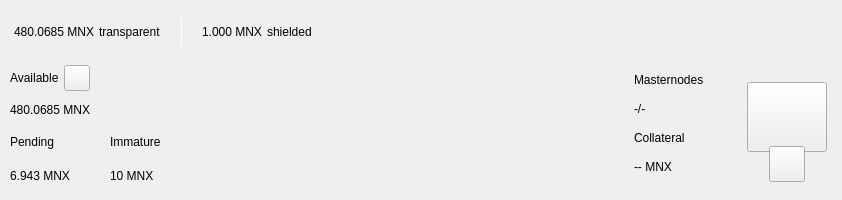
<?xml version="1.0" encoding="UTF-8"?>
<ui version="4.0">
 <class>TopBar</class>
 <widget class="QWidget" name="TopBar">
  <property name="geometry">
   <rect>
    <x>0</x>
    <y>0</y>
    <width>821</width>
    <height>200</height>
   </rect>
  </property>
  <property name="minimumSize">
   <size>
    <width>0</width>
    <height>200</height>
   </size>
  </property>
  <property name="maximumSize">
   <size>
    <width>16777215</width>
    <height>200</height>
   </size>
  </property>
  <property name="windowTitle">
   <string>Form</string>
  </property>
  <layout class="QVBoxLayout" name="verticalLayout_10" stretch="0">
   <property name="spacing">
    <number>0</number>
   </property>
   <property name="leftMargin">
    <number>0</number>
   </property>
   <property name="topMargin">
    <number>0</number>
   </property>
   <property name="rightMargin">
    <number>0</number>
   </property>
   <property name="bottomMargin">
    <number>0</number>
   </property>
   <item>
    <widget class="PFBorderImage" name="containerTop">
     <layout class="QVBoxLayout" name="verticalLayout_11">
      <property name="spacing">
       <number>0</number>
      </property>
      <property name="leftMargin">
       <number>0</number>
      </property>
      <property name="topMargin">
       <number>0</number>
      </property>
      <property name="rightMargin">
       <number>0</number>
      </property>
      <property name="bottomMargin">
       <number>0</number>
      </property>
      <item>
       <widget class="QWidget" name="top_container_2" native="true">
        <property name="minimumSize">
         <size>
          <width>0</width>
          <height>65</height>
         </size>
        </property>
        <layout class="QHBoxLayout" name="top_container">
         <property name="spacing">
          <number>0</number>
         </property>
         <property name="leftMargin">
          <number>14</number>
         </property>
         <property name="topMargin">
          <number>0</number>
         </property>
         <property name="rightMargin">
          <number>14</number>
         </property>
         <property name="bottomMargin">
          <number>0</number>
         </property>
         <item alignment="Qt::AlignVCenter">
          <widget class="QWidget" name="widgetTopAmount" native="true">
           <property name="sizePolicy">
            <sizepolicy hsizetype="Preferred" vsizetype="Maximum">
             <horstretch>0</horstretch>
             <verstretch>0</verstretch>
            </sizepolicy>
           </property>
           <layout class="QHBoxLayout" name="horizontalLayout_5">
            <property name="spacing">
             <number>5</number>
            </property>
            <property name="leftMargin">
             <number>0</number>
            </property>
            <property name="topMargin">
             <number>0</number>
            </property>
            <property name="rightMargin">
             <number>0</number>
            </property>
            <property name="bottomMargin">
             <number>0</number>
            </property>
            <item alignment="Qt::AlignTop">
             <widget class="QLabel" name="labelAmountTopMnx">
              <property name="minimumSize">
               <size>
                <width>0</width>
                <height>36</height>
               </size>
              </property>
              <property name="styleSheet">
               <string notr="true">padding:0px;margin:0px;</string>
              </property>
              <property name="text">
               <string notr="true">480.0685 MNX</string>
              </property>
             </widget>
            </item>
            <item>
             <widget class="QLabel" name="labelTrans">
              <property name="text">
               <string>transparent</string>
              </property>
             </widget>
            </item>
            <item>
             <spacer name="horizontalSpacer_11">
              <property name="orientation">
               <enum>Qt::Horizontal</enum>
              </property>
              <property name="sizeType">
               <enum>QSizePolicy::Fixed</enum>
              </property>
              <property name="sizeHint" stdset="0">
               <size>
                <width>15</width>
                <height>20</height>
               </size>
              </property>
             </spacer>
            </item>
            <item alignment="Qt::AlignVCenter">
             <widget class="QLabel" name="typeSpacerTop">
              <property name="minimumSize">
               <size>
                <width>1</width>
                <height>30</height>
               </size>
              </property>
              <property name="maximumSize">
               <size>
                <width>1</width>
                <height>30</height>
               </size>
              </property>
              <property name="styleSheet">
               <string notr="true">background-color:white; padding:0px; border:none;</string>
              </property>
              <property name="text">
               <string/>
              </property>
             </widget>
            </item>
            <item>
             <spacer name="horizontalSpacer_12">
              <property name="orientation">
               <enum>Qt::Horizontal</enum>
              </property>
              <property name="sizeType">
               <enum>QSizePolicy::Fixed</enum>
              </property>
              <property name="sizeHint" stdset="0">
               <size>
                <width>15</width>
                <height>20</height>
               </size>
              </property>
             </spacer>
            </item>
            <item alignment="Qt::AlignTop">
             <widget class="QLabel" name="labelAmountTopShieldedMnx">
              <property name="minimumSize">
               <size>
                <width>0</width>
                <height>36</height>
               </size>
              </property>
              <property name="text">
               <string notr="true">1.000 MNX</string>
              </property>
             </widget>
            </item>
            <item>
             <widget class="QLabel" name="labelShield">
              <property name="text">
               <string>shielded</string>
              </property>
             </widget>
            </item>
           </layout>
          </widget>
         </item>
         <item>
          <spacer name="horizontalSpacer">
           <property name="orientation">
            <enum>Qt::Horizontal</enum>
           </property>
           <property name="sizeHint" stdset="0">
            <size>
             <width>40</width>
             <height>20</height>
            </size>
           </property>
          </spacer>
         </item>
         <item>
          <layout class="QHBoxLayout" name="horizontalLayout_4">
           <property name="spacing">
            <number>12</number>
           </property>
           <property name="rightMargin">
            <number>0</number>
           </property>
           <item alignment="Qt::AlignRight">
            <widget class="QWidget" name="layoutSync" native="true">
             <property name="minimumSize">
              <size>
               <width>0</width>
               <height>36</height>
              </size>
             </property>
             <property name="maximumSize">
              <size>
               <width>16777215</width>
               <height>36</height>
              </size>
             </property>
             <layout class="QVBoxLayout" name="verticalLayout_9">
              <property name="leftMargin">
               <number>0</number>
              </property>
              <property name="topMargin">
               <number>0</number>
              </property>
              <property name="rightMargin">
               <number>0</number>
              </property>
              <property name="bottomMargin">
               <number>0</number>
              </property>
              <item>
               <widget class="ExpandableButton" name="pushButtonSync" native="true">
                <property name="minimumSize">
                 <size>
                  <width>36</width>
                  <height>36</height>
                 </size>
                </property>
                <property name="maximumSize">
                 <size>
                  <width>16777215</width>
                  <height>36</height>
                 </size>
                </property>
               </widget>
              </item>
             </layout>
            </widget>
           </item>
           <item>
            <widget class="ExpandableButton" name="pushButtonHDUpgrade" native="true">
             <property name="minimumSize">
              <size>
               <width>36</width>
               <height>36</height>
              </size>
             </property>
            </widget>
           </item>
           <item>
            <widget class="ExpandableButton" name="pushButtonStack" native="true">
             <property name="minimumSize">
              <size>
               <width>36</width>
               <height>36</height>
              </size>
             </property>
            </widget>
           </item>
           <item>
            <widget class="ExpandableButton" name="pushButtonColdStaking" native="true">
             <property name="minimumSize">
              <size>
               <width>36</width>
               <height>36</height>
              </size>
             </property>
             <property name="maximumSize">
              <size>
               <width>16777215</width>
               <height>36</height>
              </size>
             </property>
            </widget>
           </item>
		    <item>
            <widget class="ExpandableButton" name="pushButtonMasternodes" native="true">
             <property name="minimumSize">
              <size>
               <width>36</width>
               <height>36</height>
              </size>
             </property>
             <property name="maximumSize">
              <size>
               <width>16777215</width>
               <height>36</height>
              </size>
             </property>
            </widget>
           </item>
			<item>
            <widget class="ExpandableButton" name="pushButtonConf" native="true">
             <property name="minimumSize">
              <size>
               <width>36</width>
               <height>36</height>
              </size>
             </property>
             <property name="maximumSize">
              <size>
               <width>16777215</width>
               <height>36</height>
              </size>
             </property>
            </widget>
           </item>
           <item>
            <widget class="ExpandableButton" name="pushButtonConnection" native="true">
             <property name="minimumSize">
              <size>
               <width>36</width>
               <height>36</height>
              </size>
             </property>
            </widget>
           </item>
           <item>
            <widget class="ExpandableButton" name="pushButtonTor" native="true">
             <property name="minimumSize">
              <size>
               <width>36</width>
               <height>36</height>
              </size>
             </property>
            </widget>
           </item>
           <item>
            <widget class="ExpandableButton" name="pushButtonLock" native="true">
             <property name="sizePolicy">
              <sizepolicy hsizetype="Expanding" vsizetype="Expanding">
               <horstretch>0</horstretch>
               <verstretch>0</verstretch>
              </sizepolicy>
             </property>
             <property name="minimumSize">
              <size>
               <width>36</width>
               <height>0</height>
              </size>
             </property>
            </widget>
           </item>
           <item>
            <widget class="ExpandableButton" name="pushButtonTheme" native="true">
             <property name="minimumSize">
              <size>
               <width>36</width>
               <height>36</height>
              </size>
             </property>
             <property name="maximumSize">
              <size>
               <width>16777215</width>
               <height>36</height>
              </size>
             </property>
            </widget>
           </item>
           <item>
            <widget class="ExpandableButton" name="pushButtonFAQ" native="true">
             <property name="minimumSize">
              <size>
               <width>36</width>
               <height>36</height>
              </size>
             </property>
            </widget>
           </item>
          </layout>
         </item>
        </layout>
       </widget>
      </item>
      <item>
       <widget class="QWidget" name="bottom_container" native="true">
        <property name="minimumSize">
         <size>
          <width>0</width>
          <height>135</height>
         </size>
        </property>
        <layout class="QHBoxLayout" name="botton_container">
         <property name="leftMargin">
          <number>10</number>
         </property>
         <property name="topMargin">
          <number>0</number>
         </property>
         <property name="rightMargin">
          <number>10</number>
         </property>
         <property name="bottomMargin">
          <number>10</number>
         </property>
         <item>
          <layout class="QVBoxLayout" name="verticalLayout_7">
           <property name="spacing">
            <number>0</number>
           </property>
           <property name="leftMargin">
            <number>0</number>
           </property>
           <property name="rightMargin">
            <number>30</number>
           </property>
           <item>
            <layout class="QVBoxLayout" name="verticalLayout_2">
             <item>
              <layout class="QHBoxLayout" name="horizontalLayoutContainerAvailable">
               <property name="spacing">
                <number>5</number>
               </property>
               <item>
                <widget class="QLabel" name="labelTitle1">
                 <property name="text">
                  <string>Available</string>
                 </property>
                </widget>
               </item>
               <item>
                <widget class="QPushButton" name="pushButtonBalanceInfo">
                 <property name="minimumSize">
                  <size>
                   <width>26</width>
                   <height>26</height>
                  </size>
                 </property>
                 <property name="maximumSize">
                  <size>
                   <width>26</width>
                   <height>26</height>
                  </size>
                 </property>
                 <property name="mouseTracking">
                  <bool>true</bool>
                 </property>
                 <property name="focusPolicy">
                  <enum>Qt::NoFocus</enum>
                 </property>
                 <property name="text">
                  <string notr="true"/>
                 </property>
                 <property name="iconSize">
                  <size>
                   <width>24</width>
                   <height>24</height>
                  </size>
                 </property>
                 <property name="shortcut">
                  <string notr="true"/>
                 </property>
                </widget>
               </item>
               <item>
                <spacer name="horizontalSpacer_4">
                 <property name="orientation">
                  <enum>Qt::Horizontal</enum>
                 </property>
                 <property name="sizeType">
                  <enum>QSizePolicy::MinimumExpanding</enum>
                 </property>
                 <property name="sizeHint" stdset="0">
                  <size>
                   <width>20</width>
                   <height>20</height>
                  </size>
                 </property>
                </spacer>
               </item>
              </layout>
             </item>
             <item>
              <widget class="QLabel" name="labelAmountMnx">
               <property name="text">
                <string notr="true">480.0685 MNX</string>
               </property>
              </widget>
             </item>
            </layout>
           </item>
           <item>
            <widget class="QWidget" name="container_imm_pend" native="true">
             <layout class="QHBoxLayout" name="horizontalLayout_2">
              <property name="spacing">
               <number>0</number>
              </property>
              <property name="leftMargin">
               <number>0</number>
              </property>
              <property name="topMargin">
               <number>0</number>
              </property>
              <property name="rightMargin">
               <number>0</number>
              </property>
              <property name="bottomMargin">
               <number>0</number>
              </property>
              <item alignment="Qt::AlignLeft">
               <widget class="QWidget" name="container_pending" native="true">
                <property name="sizePolicy">
                 <sizepolicy hsizetype="Minimum" vsizetype="Preferred">
                  <horstretch>0</horstretch>
                  <verstretch>0</verstretch>
                 </sizepolicy>
                </property>
                <layout class="QVBoxLayout" name="verticalLayout_3">
                 <property name="leftMargin">
                  <number>0</number>
                 </property>
                 <property name="topMargin">
                  <number>0</number>
                 </property>
                 <property name="rightMargin">
                  <number>0</number>
                 </property>
                 <property name="bottomMargin">
                  <number>0</number>
                 </property>
                 <item>
                  <widget class="QLabel" name="labelTitle3">
                   <property name="text">
                    <string>Pending</string>
                   </property>
                  </widget>
                 </item>
                 <item>
                  <widget class="QLabel" name="labelPendingMnx">
                   <property name="text">
                    <string notr="true">6.943 MNX</string>
                   </property>
                  </widget>
                 </item>
                </layout>
               </widget>
              </item>
              <item>
               <spacer name="horizontalSpacer_3">
                <property name="orientation">
                 <enum>Qt::Horizontal</enum>
                </property>
                <property name="sizeType">
                 <enum>QSizePolicy::Fixed</enum>
                </property>
                <property name="sizeHint" stdset="0">
                 <size>
                  <width>40</width>
                  <height>20</height>
                 </size>
                </property>
               </spacer>
              </item>
              <item alignment="Qt::AlignLeft">
               <widget class="QWidget" name="container_immature" native="true">
                <property name="sizePolicy">
                 <sizepolicy hsizetype="Minimum" vsizetype="Preferred">
                  <horstretch>0</horstretch>
                  <verstretch>0</verstretch>
                 </sizepolicy>
                </property>
                <layout class="QVBoxLayout" name="verticalLayout_4">
                 <property name="leftMargin">
                  <number>0</number>
                 </property>
                 <property name="topMargin">
                  <number>0</number>
                 </property>
                 <property name="rightMargin">
                  <number>0</number>
                 </property>
                 <property name="bottomMargin">
                  <number>0</number>
                 </property>
                 <item>
                  <widget class="QLabel" name="labelTitle4">
                   <property name="text">
                    <string>Immature</string>
                   </property>
                  </widget>
                 </item>
                 <item>
                  <widget class="QLabel" name="labelImmatureMnx">
                   <property name="text">
                    <string notr="true">10 MNX</string>
                   </property>
                  </widget>
                 </item>
                </layout>
               </widget>
              </item>
              <item>
               <spacer name="horizontalSpacer_5">
                <property name="orientation">
                 <enum>Qt::Horizontal</enum>
                </property>
                <property name="sizeHint" stdset="0">
                 <size>
                  <width>40</width>
                  <height>20</height>
                 </size>
                </property>
               </spacer>
              </item>
             </layout>
            </widget>
           </item>
          </layout>
         </item>
         <item>
          <spacer name="horizontalSpacer_2">
           <property name="orientation">
            <enum>Qt::Horizontal</enum>
           </property>
           <property name="sizeHint" stdset="0">
            <size>
             <width>20</width>
             <height>20</height>
            </size>
           </property>
          </spacer>
         </item>
         <item>
          <layout class="QHBoxLayout" name="horizontalLayout_6">
           <property name="spacing">
            <number>0</number>
           </property>
           <property name="rightMargin">
            <number>0</number>
           </property>
           <property name="bottomMargin">
            <number>9</number>
           </property>
           <item>
            <layout class="QVBoxLayout" name="verticalLayout_5">
             <item>
              <widget class="QLabel" name="labelMasternodesTitle">
               <property name="text">
                <string>Masternodes</string>
               </property>
              </widget>
             </item>
             <item>
              <widget class="QLabel" name="labelMasternodeCount">
               <property name="text">
                <string>-/-</string>
               </property>
              </widget>
             </item>
             <item>
              <widget class="QLabel" name="labelTitle8">
               <property name="text">
                <string>Collateral</string>
               </property>
              </widget>
             </item>
             <item>
              <widget class="QLabel" name="labelCollateralMnx">
               <property name="text">
                <string notr="true">-- MNX</string>
               </property>
              </widget>
             </item>
            </layout>
           </item>
           <item>
            <widget class="QWidget" name="widgetNextCollateral" native="true">
             <layout class="QVBoxLayout" name="verticalLayout_12">
              <property name="leftMargin">
               <number>32</number>
              </property>
              <property name="topMargin">
               <number>0</number>
              </property>
              <property name="rightMargin">
               <number>0</number>
              </property>
              <property name="bottomMargin">
               <number>0</number>
              </property>
             </layout>
            </widget>
           </item>
          </layout>
         </item>
         <item alignment="Qt::AlignHCenter|Qt::AlignVCenter">
          <widget class="QWidget" name="qrContainer" native="true">
           <property name="sizePolicy">
            <sizepolicy hsizetype="Preferred" vsizetype="Minimum">
             <horstretch>0</horstretch>
             <verstretch>0</verstretch>
            </sizepolicy>
           </property>
           <property name="minimumSize">
            <size>
             <width>90</width>
             <height>110</height>
            </size>
           </property>
           <property name="maximumSize">
            <size>
             <width>90</width>
             <height>110</height>
            </size>
           </property>
           <layout class="QVBoxLayout" name="containerQR">
            <property name="spacing">
             <number>0</number>
            </property>
            <property name="leftMargin">
             <number>5</number>
            </property>
            <property name="topMargin">
             <number>10</number>
            </property>
            <property name="rightMargin">
             <number>5</number>
            </property>
            <property name="bottomMargin">
             <number>0</number>
            </property>
            <item>
             <widget class="QPushButton" name="btnQr">
              <property name="minimumSize">
               <size>
                <width>70</width>
                <height>70</height>
               </size>
              </property>
              <property name="maximumSize">
               <size>
                <width>16777215</width>
                <height>70</height>
               </size>
              </property>
              <property name="focusPolicy">
               <enum>Qt::NoFocus</enum>
              </property>
              <property name="text">
               <string/>
              </property>
              <property name="iconSize">
               <size>
                <width>70</width>
                <height>70</height>
               </size>
              </property>
             </widget>
            </item>
            <item>
             <spacer name="verticalSpacer">
              <property name="orientation">
               <enum>Qt::Vertical</enum>
              </property>
              <property name="sizeType">
               <enum>QSizePolicy::Fixed</enum>
              </property>
              <property name="sizeHint" stdset="0">
               <size>
                <width>20</width>
                <height>20</height>
               </size>
              </property>
             </spacer>
            </item>
            <item alignment="Qt::AlignHCenter|Qt::AlignBottom">
             <widget class="QPushButton" name="pushButtonQR">
              <property name="minimumSize">
               <size>
                <width>36</width>
                <height>36</height>
               </size>
              </property>
              <property name="maximumSize">
               <size>
                <width>36</width>
                <height>36</height>
               </size>
              </property>
              <property name="focusPolicy">
               <enum>Qt::NoFocus</enum>
              </property>
              <property name="text">
               <string/>
              </property>
             </widget>
            </item>
           </layout>
          </widget>
         </item>
        </layout>
       </widget>
      </item>
     </layout>
    </widget>
   </item>
  </layout>
 </widget>
 <customwidgets>
  <customwidget>
   <class>PFBorderImage</class>
   <extends>QFrame</extends>
   <header>qt/nodetrade/pfborderimage.h</header>
   <container>1</container>
  </customwidget>
  <customwidget>
   <class>ExpandableButton</class>
   <extends>QWidget</extends>
   <header>qt/nodetrade/expandablebutton.h</header>
   <container>1</container>
  </customwidget>
 </customwidgets>
 <resources/>
 <connections/>
</ui>
